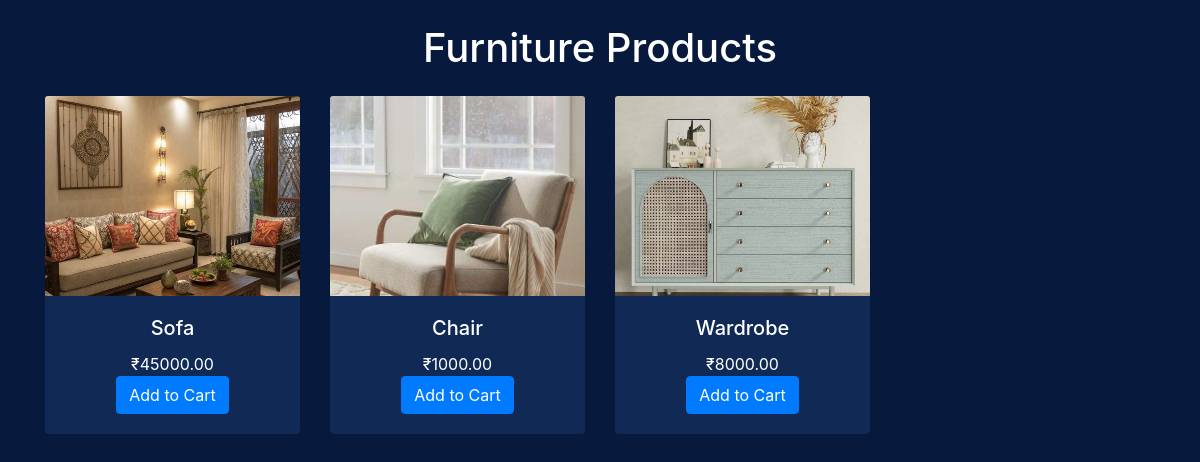
Page /products/category/1/ on the committed database.
### products/models.py (models this page shows, shortened)
class Category(models.Model):
    name = models.CharField(max_length=100)
    image = models.ImageField(upload_to='categories/', null=True, blank=True)  # ✅ this should exist

class Product(models.Model):
    category = models.ForeignKey(Category, on_delete=models.CASCADE, related_name='products')
    name = models.CharField(max_length=255)
    price = models.DecimalField(max_digits=10, decimal_places=2)
    image = models.ImageField(upload_to='products/', default='products/default.jpg')
    description = models.TextField(blank=True, null=True)

### products/views.py (the view)
# urls.py: path('category/<int:category_id>/', views.products_by_category, name='products_by_category'),
def products_by_category(request, category_id):
    category = get_object_or_404(Category, id=category_id)
    products = Product.objects.filter(category=category)
    return render(request, 'products/product.html', {
        'selected_category': category,
        'products': products
    })

### products/templates/products/product.html (shortened to what this page needs)
<!DOCTYPE html>
<html lang="en">
<head>
  <link rel="stylesheet" href="https://stackpath.bootstrapcdn.com/bootstrap/4.5.2/css/bootstrap.min.css">
</head>
<body>
  <div class="container mt-4">
    <h1 class="text-center mb-4">{{ selected_category.name }} Products</h1>
    <div class="row">
      {% for product in products %}
        <div class="col-md-3 mb-4">
          <a href="{% url 'products:product_detail' product.id %}" style="text-decoration: none; color: inherit;">
          <div class="card h-100">
            <img src="{{ product.image.url }}" class="card-img-top" alt="{{ product.name }}">
            <div class="card-body">
              <h5 class="card-title">{{ product.name }}</h5>
              <p class="card-text">₹{{ product.price }}</p>
              <a href="{% url 'cart:add_to_cart' product.id %}" class="btn btn-primary">Add to Cart</a>
            </div>
          </div>
          </a>
        </div>
      {% empty %}
        <p class="text-center">No products in this category.</p>
      {% endfor %}
    </div>
  </div>
</body>
</html>

### products/templates/products/product.html (style rules this page uses)
body { background-color: #071a3d; color: white; }
.card { background-color: #102a55; border: none; }
.card img { height: 200px; object-fit: cover; }
.card-body { text-align: center; }

### rows in the picture
Category: name "Furniture"
Product: image (picture), name "Sofa", price "45000.00"
Product: image (picture), name "Chair", price "1000.00"
Product: image (picture), name "Wardrobe", price "8000.00"
